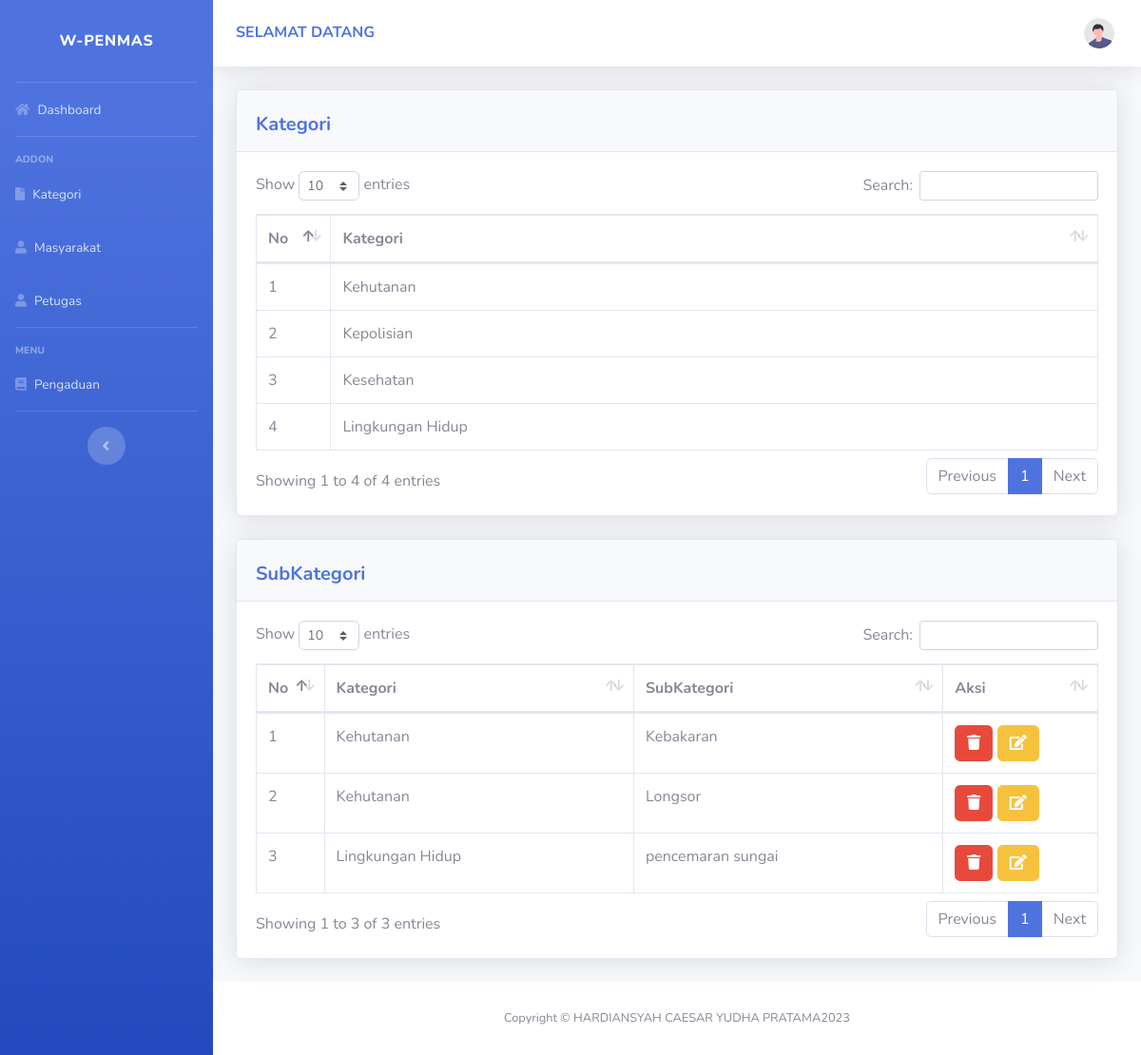
/kategori_petugas, run on the app's committed database.
### tables this page shows
CREATE TABLE `kategori` (
  `id_kategori` int(11) NOT NULL,
  `kategori` varchar(50) NOT NULL
);

CREATE TABLE `subkategori` (
  `id_subkategori` int(11) NOT NULL,
  `id_kategori` int(11) NOT NULL,
  `subkategori` varchar(225) NOT NULL
);

### application/controllers/C_yuda_Dashboard.php (called while the page is built, shortened)
<?php
class C_yuda_Dashboard extends CI_Controller
{
    public function tabel_kategori()
    {
        $this->load->model('M_yuda_Admin');
        $data['kategori'] = $this->M_yuda_Admin->getKategori();
        $data['petugas'] = $this->db->get_where('petugas', ['username' => $this->session->userdata('username')])->row_array();
        $data['subkategori'] = $this->M_yuda_Admin->joinSubKategori();
        $data['title'] = 'Data Kategori';
        $this->load->view('template_petugas/header', $data);
        $this->load->view('template_petugas/sidebar', $data);
        $this->load->view('template_petugas/topbar', $data);
        $this->load->view('petugas/v_yuda_kategoripetugas', $data);
        $this->load->view('template_petugas/footer', $data);
    }
}

### index.php (called while the page is built, shortened)
<?php
require_once BASEPATH.'core/CodeIgniter.php';

### application/models/M_yuda_Admin.php (called while the page is built, shortened)
<?php
class M_yuda_Admin extends CI_Model
{
    function getKategori()
    {
        return $this->db->get('kategori')->result_array();
    }
    function joinSubKategori()
    {
        $this->db->select('*');
        $this->db->from('subkategori');
        $this->db->join('kategori', 'kategori.id_kategori=subkategori.id_kategori');
        return $this->db->get()->result_array();
    }
}

### application/views/petugas/v_yuda_kategoripetugas.php (the view, shortened to what this page needs)
<div class="container-fluid">
    <div class="card shadow mb-4">
        <div class="card-header py-3">
            <div class="d-flex aling-item-center">
                <h5 class="m-0 font-weight-bold text-primary mt-2">Kategori</h5>
            </div>
        </div>
        <div class="card-body">
            <div class="table-responsive">
                <table class="table table-bordered" id="dataTable" width="100%" cellspacing="0">
                    <thead>
                        <tr>
                            <th width='5%'>No</th>
                            <th width='70%'>Kategori</th>
                        </tr>
                    </thead>
                    <tbody>
                        <?php
                        $count = 0;
                        foreach ($kategori as $k) :
                            $count = $count + 1;
                        ?>
                            <tr>
                                <td><?php echo $count ?></td>
                                <td><?php echo $k['kategori']; ?></td>
                            </tr>
                        <?php endforeach ?>
                    </tbody>
                </table>
            </div>
        </div>
    </div>
    <div class="card shadow mb-4">
        <div class="card-header py-3">
            <div class="d-flex aling-item-center">
                <h5 class="m-0 font-weight-bold text-primary mt-2">SubKategori</h5>
            </div>
        </div>
        <div class="card-body">
            <div class="table-responsive">
                <table class="table table-bordered" id="example" width="100%" cellspacing="0">
                    <thead>
                        <tr>
                            <th width='1%'>No</th>
                            <th width='20%'>Kategori</th>
                            <th width='20%'>SubKategori</th>
                            <th width='10%'>Aksi</th>
                        </tr>
                    </thead>
                    <tbody>
                        <?php
                        $count = 0;
                        foreach ($subkategori as $sk) :
                            $count = $count + 1;
                        ?>
                            <tr>
                                <td><?php echo $count ?></td>
                                <td><?php echo $sk['kategori']; ?></td>
                                <td><?php echo $sk['subkategori']; ?></td>
                                <th><a class="btn btn-danger" href="<?php echo base_url('C_yuda_Update/hapusPetugasSubKategori/') . $sk['id_subkategori'] ?>"><i class="fa fa-trash"></i></a> <a class="btn btn-warning" href="" data-toggle="modal" data-target="#editSubKategori<?= $sk['id_subkategori'] ?>"><i class="fa fa-edit"></i></a>
                                </th>
                            </tr>
                        <?php endforeach ?>
                    </tbody>
                </table>
            </div>
        </div>
    </div>
</div>
</div>
<footer class="sticky-footer bg-white">
    <div class="container my-auto">
        <div class="copyright text-center my-auto">
            <span>Copyright &copy; HARDIANSYAH CAESAR YUDHA PRATAMA<?= date('Y') ?></span>
        </div>
    </div>
</footer>
</div>
</div>

### data on the page
kategori: kategori "Kehutanan"
kategori: kategori "Kepolisian"
kategori: kategori "Kesehatan"
kategori: kategori "Lingkungan Hidup"
subkategori: id_kategori.kategori "Kehutanan", subkategori "Kebakaran"
subkategori: id_kategori.kategori "Kehutanan", subkategori "Longsor"
subkategori: id_kategori.kategori "Lingkungan Hidup", subkategori "pencemaran sungai"
